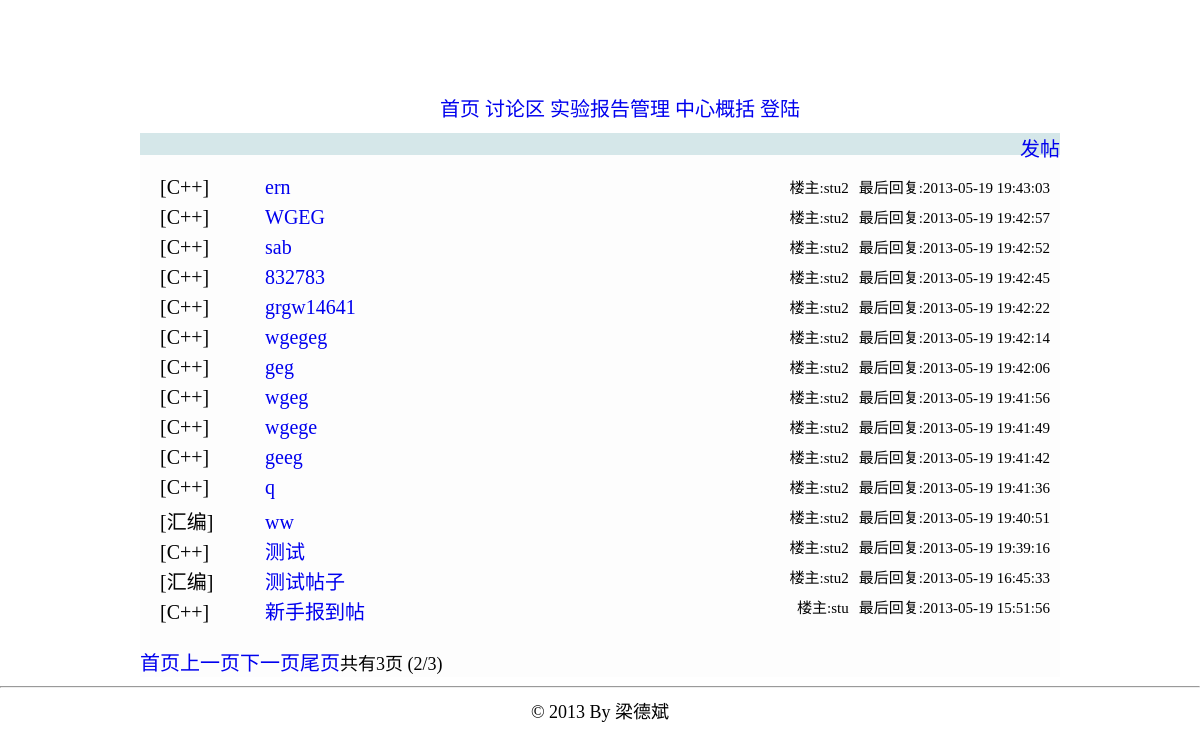
The page /bbs.php?page=2 on the database as committed earlier.
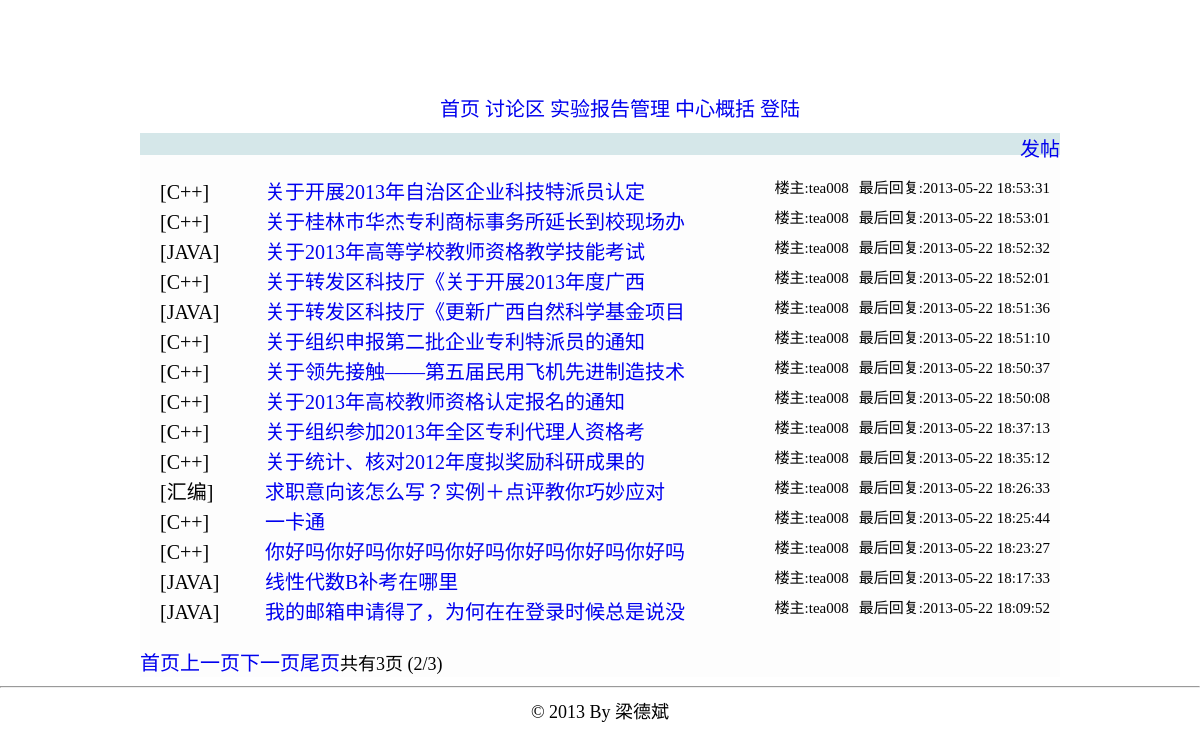
The same page on the database as committed later.
### tables this page shows
CREATE TABLE `topic` (
  `post_id` int(11) NOT NULL AUTO_INCREMENT,
  `sort` varchar(4) DEFAULT NULL,
  `title` varchar(80) NOT NULL,
  `author` varchar(12) DEFAULT NULL,
  `body` varchar(1000) NOT NULL,
  `post_time` datetime DEFAULT NULL,
  `last_floor` int(11) DEFAULT NULL,
  `last_reply_time` datetime DEFAULT NULL,
  `visible` tinyint(4) DEFAULT NULL,
  `enable_post` tinyint(4) DEFAULT NULL,
  `top` tinyint(4) DEFAULT NULL,
  PRIMARY KEY (`post_id`)
);

CREATE TABLE `sort` (
  `id` int(11) NOT NULL AUTO_INCREMENT,
  `name` varchar(10) DEFAULT NULL,
  PRIMARY KEY (`id`)
);

### bbs.php (the view, shortened to what this page needs)
<!DOCTYPE html PUBLIC "-//W3C//DTD XHTML 1.0 Transitional//EN" "http://www.w3.org/TR/xhtml1/DTD/xhtml1-transitional.dtd">
<html>
<head>
<link rel="stylesheet" type="text/css" href="./static/css/global.css"></link>
</head>
<?php
$conn = mysql_connect ( DB_HOST, DB_USER, DB_PASSWORD ) or die ( "连接失败:" . mysql_error () );
?>
<div style="background-image:url(./static/image/topback.jpg);width:1024px;height:80px;margin-left: auto; margin-right: auto;"></div>
<div class="sep3"></div>
<div
	style="margin-left: auto; margin-right: auto; min-width: 960px; text-align: center;">
	<ul class="heng" style="margin-top:10px;margin-bottom:5px;">
		<li><a href="./index.php">首页</a></li>
		<li><a href="./bbs.php">讨论区</a></li>
		<li><a href="./report.php">实验报告管理</a></li>
			<li><a href="./about_center.php">中心概括</a></li>
			<?php
			if (! isset ( $_SESSION ['user'] ) || NULL == $_SESSION ['user']) {
				echo "<li><a href='./login.php'>登陆</a></li>";
			} else {
				echo "<li><a href='./login.php?action=logout'>退出</a></li>";
			}
			?>
		</ul>
</div>
<div id='topMain'>
<?php
if (isset ( $_REQUEST ['topic'] )) {
	echo "<span style='height:30px;'>";
	echo "<a href=./bbs.php style=''>首页</a>";
	echo "</span>";
	$post_id = $_REQUEST ['topic'];
	$queryStr = sprintf ( "select  *  from topic,sort where post_id='%s' and topic.sort=sort.id", $post_id );
	$result = mysql_query ( $queryStr, $conn ) or die ( "查询失败:" . mysql_error () );
	if ($rel = mysql_fetch_array ( $result )) {
		echo "<span>>{$rel['name']}</span><br />";
		echo "<span class=post_title>{$rel['title']}</span>";
		echo "<br /><span style='font-size:16px;'>By {$rel['author']}</span>";
		echo "<span style='margin-left:50px;'>发表时间:{$rel['post_time']}<span>";
		echo '<hr />';
		echo '<div class=sep10></div>';
		echo '<pre>';
		echo htmlspecialchars(stripslashes($rel ['body']));
		echo '</pre>';
		echo '<hr />';
		$page_size = 10;
		if (isset ( $_GET ['reply_page'] )) {
			$reply_page = intval ( $_GET ['reply_page'] );
		}
		else {
			$reply_page = 1;
		}
		$queryStr = sprintf ( "select  count(reply_id)  from reply where post_id='%s'", $post_id );
		$result2 = mysql_query ( $queryStr, $conn ) or die ( "查询失败:" . mysql_error () );
		$rel2 = mysql_fetch_array ( $result2 );
		$numrows = $rel2 [0];
		$reply_pages = intval ( $numrows / $page_size );
		if ($numrows % $page_size) {
			$reply_pages ++;
		}
		$prev = $reply_page - 1;
		$next = $reply_page + 1;
		$offset = $page_size * ($reply_page - 1);
		$queryStr = sprintf ( "select  *  from reply where post_id='%s'  order by floor asc limit %s,%s", $post_id, $offset, $page_size );
		$result3 = mysql_query ( $queryStr, $conn ) or die ( "查询失败:" . mysql_error () );
		if ($rel3 = mysql_fetch_array ( $result3 )) {
			do {
				echo '<div class=bg_color></div>';
				echo "<div class=author>";
				echo "<span >By {$rel3['author']}&nbsp&nbsp&nbsp&nbsp</span>";
				echo "<span >发表时间:{$rel3['reply_time']}&nbsp&nbsp&nbsp&nbsp<span>";
				echo "<span style='float:right;'>{$rel3['floor']}楼<span>";
				echo "</div>";
				echo "<pre>";
				echo htmlspecialchars(stripslashes($rel3['body']));
				echo "</pre>";
			} while ( $rel3 = mysql_fetch_array ( $result3 ) );
			echo '<br />';
			if ($reply_page > 1) {
				echo "<a href=./bbs.php?topic={$post_id}&reply_page=1>首页</a>";
				echo "<a href=./bbs.php?topic={$post_id}&reply_page={$prev}>上一页</a>";
			}
			if ($reply_page < $reply_pages) {
				echo "<a href=./bbs.php?topic={$post_id}&reply_page={$next}>下一页</a>";
				echo "<a href=./bbs.php?topic={$post_id}&reply_page={$reply_pages}>尾页</a>";
			}
			echo "共有{$reply_pages}页 ({$reply_page}/{$reply_pages})";
		} else {
		}
		echo '<div class=bg_color></div>';
		echo '<br />回复楼主<br />';
		echo "<form method='get' action='./bbs/post_deal.php'>";
		echo "<textarea name=reply_body cols=87 rows=5 style='width:720;height:80;'></textarea>";
		echo '<br />';
		echo "<input type=hidden name=action value=reply_post></input>";
		echo "<input type=hidden name=post_id value={$post_id}></input>";
		echo "<input class=button type=submit value=回帖></input>";
		echo '</form>';
	}
	else {
		echo '<br /><br />帖子不存在';
	}
}
else {
	echo "<span style='float:right;'><a href=./bbs/post.php?action=new_post>发帖</a></span>";
	echo "<div class=bg_color></div>";
	$page_size = 15;
	if (isset ( $_GET ['page'] )) {
		$page = intval ( $_GET ['page'] );
	}
	else {
		$page = 1;
	}
	$queryStr = sprintf ( "select  count(post_id)  from topic" );
	$result = mysql_query ( $queryStr, $conn ) or die ( "查询失败:" . mysql_error () );
	$rel = mysql_fetch_array ( $result );
	$numrows = $rel [0];
	$pages = intval ( $numrows / $page_size );
	if ($numrows % $page_size) {
		$pages ++;
	}
	$prev = $page - 1;
	$next = $page + 1;
	$offset = $page_size * ($page - 1);
	$queryStr = sprintf ( "select  post_id,sort,title,author,post_time,last_reply_time,last_floor,name  from topic,sort where visible='0' and topic.sort=sort.id  order by last_reply_time desc limit %s,%s", $offset, $page_size );
	$result = mysql_query ( $queryStr, $conn ) or die ( "查询失败:" . mysql_error () );
	if ($rel = mysql_fetch_array ( $result )) {
		echo '<br />';
		do {
			echo "<div style='min-height:30px;'>";
			echo "<span class='title' style='margin-left:20px;'><span style='display:inline-block;width:100px;'>[{$rel['name']}]</span>&nbsp<a href=./bbs.php?topic={$rel['post_id']}>";
            echo mb_substr($rel['title'], 0,21,'utf-8');
            echo "</a></span>";
			echo "<span style='float:right;font-size:15px;margin-right:10px'>最后回复:{$rel['last_reply_time']}</span>";
			echo "<span style='float:right;font-size:15px;margin-right:10px'>楼主:{$rel['author']}</span>";
			echo '</div>';
		} while ( $rel = mysql_fetch_array ( $result ) );
	} else {
		echo '暂时还没有帖子';
	}
	echo '<br />';
	echo "<div style='height:30px;'>";
	if ($page > 1) {
		echo "<a href=./bbs.php?page=1>首页</a>";
		echo "<a href=./bbs.php?page={$prev}>上一页</a>";
	}
	if ($page < $pages) {
		echo "<a href=./bbs.php?page={$next}>下一页</a>";
		echo "<a href=./bbs.php?page={$pages}>尾页</a>";
	}
	echo "共有{$pages}页 ({$page}/{$pages})";
	echo "</div>";
}
?>
</div>
<div style="clear: both; text-align: center;">
	<hr />
	© 2013 By 梁德斌
</div>
</html>

### static/css/global.css (style rules this page uses)
#topMain { width: 920px; height: 40px; text-align: left; margin-left: auto; margin-right: auto; margin-bottom: 0px; margin-top: 0px; height:auto; background-color:rgb(253,253,253); }
a { text-decoration:none; }
.sep3 { height: 3px; }
.title { font-size:20px; }
a { font-size:20px; }
.bg_color { height:22px; background-color:rgb(213, 231, 233); }
ul { font-size:20px; }
ul li { min-height:30px; }
.heng li { display:inline; // min-height:35px; }
.heng { min-height:35px; }

Rows that differ between the two databases and show on the page:
removed topic: sort.name "C++", title "ern", last_reply_time "2013-05-19 19:43:03", author "stu2"
removed topic: sort.name "C++", title "WGEG", last_reply_time "2013-05-19 19:42:57", author "stu2"
removed topic: sort.name "C++", title "sab", last_reply_time "2013-05-19 19:42:52", author "stu2"
removed topic: sort.name "C++", title "832783", last_reply_time "2013-05-19 19:42:45", author "stu2"
removed topic: sort.name "C++", title "grgw14641", last_reply_time "2013-05-19 19:42:22", author "stu2"
removed topic: sort.name "C++", title "wgegeg", last_reply_time "2013-05-19 19:42:14", author "stu2"
removed topic: sort.name "C++", title "geg", last_reply_time "2013-05-19 19:42:06", author "stu2"
removed topic: sort.name "C++", title "wgeg", last_reply_time "2013-05-19 19:41:56", author "stu2"
removed topic: sort.name "C++", title "wgege", last_reply_time "2013-05-19 19:41:49", author "stu2"
removed topic: sort.name "C++", title "geeg", last_reply_time "2013-05-19 19:41:42", author "stu2"
removed topic: sort.name "C++", title "q", last_reply_time "2013-05-19 19:41:36", author "stu2"
removed topic: sort.name "汇编", title "ww", last_reply_time "2013-05-19 19:40:51", author "stu2"
removed topic: sort.name "C++", title "测试", last_reply_time "2013-05-19 19:39:16", author "stu2"
removed topic: sort.name "汇编", title "测试帖子", last_reply_time "2013-05-19 16:45:33", author "stu2"
removed topic: sort.name "C++", title "新手报到帖", last_reply_time "2013-05-19 15:51:56", author "stu"
added topic: sort.name "C++", title "关于开展2013年自治区企业科技特派员认定", last_reply_time "2013-05-22 18:53:31", author "tea008"
added topic: sort.name "C++", title "关于桂林市华杰专利商标事务所延长到校现场办", last_reply_time "2013-05-22 18:53:01", author "tea008"
added topic: sort.name "JAVA", title "关于2013年高等学校教师资格教学技能考试", last_reply_time "2013-05-22 18:52:32", author "tea008"
added topic: sort.name "C++", title "关于转发区科技厅《关于开展2013年度广西", last_reply_time "2013-05-22 18:52:01", author "tea008"
added topic: sort.name "JAVA", title "关于转发区科技厅《更新广西自然科学基金项目", last_reply_time "2013-05-22 18:51:36", author "tea008"
added topic: sort.name "C++", title "关于组织申报第二批企业专利特派员的通知", last_reply_time "2013-05-22 18:51:10", author "tea008"
added topic: sort.name "C++", title "关于领先接触——第五届民用飞机先进制造技术", last_reply_time "2013-05-22 18:50:37", author "tea008"
added topic: sort.name "C++", title "关于2013年高校教师资格认定报名的通知", last_reply_time "2013-05-22 18:50:08", author "tea008"
added topic: sort.name "C++", title "关于组织参加2013年全区专利代理人资格考", last_reply_time "2013-05-22 18:37:13", author "tea008"
added topic: sort.name "C++", title "关于统计、核对2012年度拟奖励科研成果的", last_reply_time "2013-05-22 18:35:12", author "tea008"
added topic: sort.name "汇编", title "求职意向该怎么写？实例＋点评教你巧妙应对", last_reply_time "2013-05-22 18:26:33", author "tea008"
added topic: sort.name "C++", title "一卡通", last_reply_time "2013-05-22 18:25:44", author "tea008"
added topic: sort.name "C++", title "你好吗你好吗你好吗你好吗你好吗你好吗你好吗", last_reply_time "2013-05-22 18:23:27", author "tea008"
added topic: sort.name "JAVA", title "线性代数B补考在哪里", last_reply_time "2013-05-22 18:17:33", author "tea008"
added topic: sort.name "JAVA", title "我的邮箱申请得了，为何在在登录时候总是说没", last_reply_time "2013-05-22 18:09:52", author "tea008"
